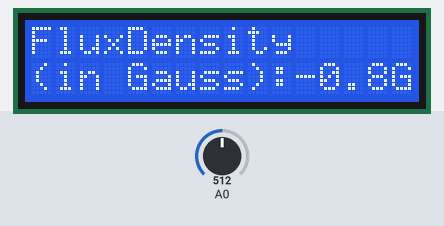
Recording of a sketch running on a simulated Arduino Uno, built with avr-gcc and run on an emulated ATmega328P. Parts: 16×2 character LCD. The inputs (shaded band) are chosen by the test bench; at power-on: A0 = 512.

Above: at 1.2 s.
1.3 s: A0 set to 716
At 2.5 s:
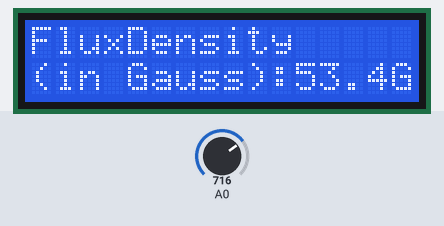
2.8 s: A0 set to 900
At 3.8 s:
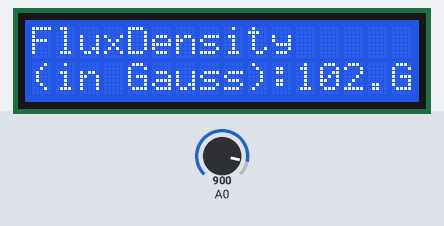
4.3 s: A0 set to 1023
At 5.0 s:
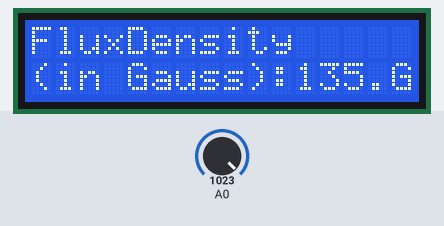
Timing chart, 0 to 7.3 s (numbered marks = the images above; inputs shaded):
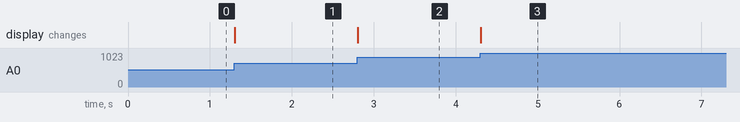

The sketch:

Magnetic_Field_Measurement.ino
```cpp
#include <LiquidCrystal.h>
// initialize the library with the numbers of the interface pins
LiquidCrystal lcd(8, 9, 10, 11, 12, 13);/// REGISTER SELECT PIN,ENABLE PIN,D4 PIN,D5 PIN, D6 PIN, D7 PIN
char ADCSHOW[5];//initializing a character of size 5 for showing the ADC result
void setup()
{
  // set up the LCD's number of columns and rows:
lcd.begin(16, 2);
}

void loop()
{
             lcd.print("FluxDensity");//showing name
                lcd.setCursor(0, 1);//move to second line
                lcd.print("(in Gauss):");// showing units
                String ADCVALUE = String((analogRead(A0)-515)/3.76);
 /* Now since the default reference if 5V and resolution is 10bit so for every 5/1024 = 5mV, we get one increment is count, The sensor provides increment voltage of 1.3V for every 1Gauss increment if field.
So we need to divide ADC value by 3.76 for getting the gauss value, now the 0 gauss output of sensor is 2.5V so we need to subtract that first. To hold a 0V read at 0Gauss field. */
                // Convert the reading to a char array
                ADCVALUE.toCharArray(ADCSHOW, 5);
                lcd.print(ADCSHOW);//showing the field strength value
                lcd.print("G   ");
                lcd.setCursor(0, 0);// set the cursor to column 0, line 0
}
```

Measured:
- after the input at 1.3 s, the display: changes at once (image 1)
- after the input at 2.8 s, the display: changes at once (image 2)
- after the input at 4.3 s, the display: changes at once (image 3)
